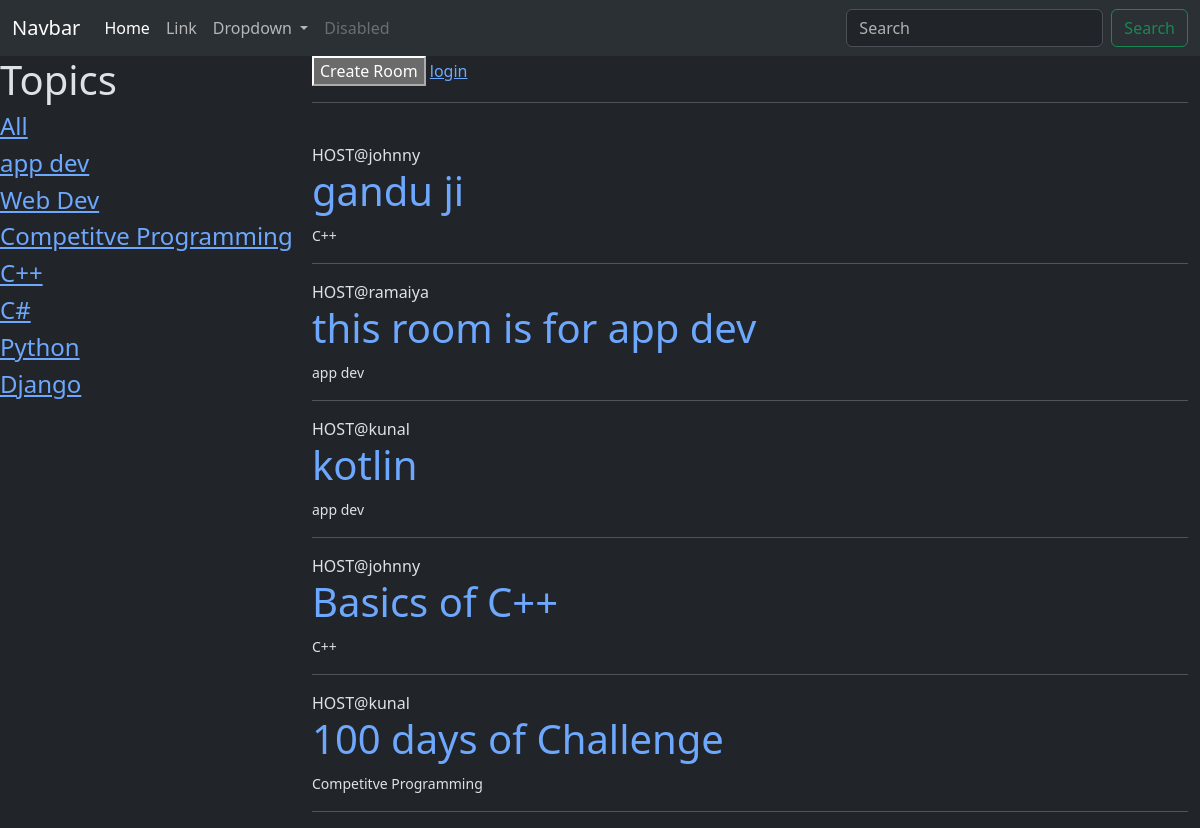
The page / on the database its author committed.
### base/models.py (models this page shows, shortened)
class Topic(models.Model):
    name=models.CharField(max_length=100)
    def __str__(self):
        return self.name

class Room(models.Model):
    topic=models.ForeignKey(Topic,on_delete=models.SET_NULL,null=True)
    name=models.CharField(max_length=100)
    host=models.ForeignKey(User,on_delete=models.SET_NULL,null=True)
    description=models.CharField(max_length=200)
    participant=models.ManyToManyField(User,related_name='participant',blank=True)
    updated=models.DateTimeField(auto_now=True)
    created=models.DateTimeField(auto_now_add=True)
    class Meta:
        ordering=['-updated','-created']

### base/views.py (the view)
# urls.py: path('',views.home,name="home"),
def home(request):
    q=request.GET.get('q') if request.GET.get('q')!=None else ""
    topics=Topic.objects.all()
    rooms=Room.objects.filter(Q(topic__name__icontains=q)|Q(name__icontains=q)|Q(host__username__icontains=q))
    return render(request,'base/index.html',{'rooms':rooms,'topics':topics})

### base/templates/base/index.html (shortened to what this page needs)
{% extends "layout.html" %}
{% block content %}
<div class="home">
<div >
    <h1>Topics</h1> <h4><a href="{% url "home" %}">All</a></h4>
    {% for topic in topics %}
    <h4><a href="{% url "home" %}?q={{topic.name}}">{{topic.name}}</a></h4>
    {% endfor %}
</div>
<div class="container">
<a href="{% url "create-room" %}"><button> Create Room</button></a>
{% if request.user.is_authenticated %}
<a href="{% url "logout" %}">logout</a>
{% else %}
<a href="{% url "login" %}">login</a>
{% endif %}
<hr>
<br>
{% for room in rooms %}
    <span>HOST@{{room.host.username}}</span>
    <br>
    <h1><a href="{% url 'room' room.id %}" style="text-decoration:none;">{{room.name}}</a></h1>
    <small>{{room.topic}}</small>
    <br>
    <hr>
{% endfor %}
</div>
</div>
{% endblock content %}

### templates/layout.html (shortened to what this page needs)
<!DOCTYPE html>
<html lang="en">
<head>
</head>
<body>
    {% include "navbar.html" %}
    {% block content %}
    {% endblock content %}
</body>
</html>

### templates/navbar.html (shortened to what this page needs)
<!DOCTYPE html>
<html lang="en">
<head>
    <link href="https://cdn.jsdelivr.net/npm/bootstrap@5.3.3/dist/css/bootstrap.min.css" rel="stylesheet">
</head>
<body data-bs-theme="dark">
    <nav class="navbar navbar-expand-lg bg-body-tertiary">
        <div class="container-fluid">
          <a class="navbar-brand" href="#">Navbar</a>
          <div class="collapse navbar-collapse" id="navbarSupportedContent">
            <ul class="navbar-nav me-auto mb-2 mb-lg-0">
              <li class="nav-item">
                <a class="nav-link active" aria-current="page" href="#">Home</a>
              </li>
              <li class="nav-item">
                <a class="nav-link" href="#">Link</a>
              </li>
              <li class="nav-item dropdown">
                <a class="nav-link dropdown-toggle" href="#" role="button" data-bs-toggle="dropdown" aria-expanded="false">
                  Dropdown
                </a>
              </li>
              <li class="nav-item">
                <a class="nav-link disabled" aria-disabled="true">Disabled</a>
              </li>
            </ul>
            <form class="d-flex" role="search" method="GET" action="{% url "home" %}">
              <input class="form-control me-2" type="search" placeholder="Search" aria-label="Search" name="q">
              <button class="btn btn-outline-success" type="submit">Search</button>
            </form>
          </div>
        </div>
      </nav>
</body>
</html>

### base/templates/base/index.html (style rules this page uses)
.home { display:grid; grid-template-columns: 1fr 3fr; }

### rows shown on the page
Topic: name "app dev"
Topic: name "Web Dev"
Topic: name "Competitve Programming"
Topic: name "C++"
Topic: name "C#"
Topic: name "Python"
Topic: name "Django"
Room: host.username "johnny", name "gandu ji", topic "C++"
Room: host.username "ramaiya", name "this room is for app dev", topic "app dev"
Room: host.username "kunal", name "kotlin", topic "app dev"
Room: host.username "johnny", name "Basics of C++", topic "C++"
Room: host.username "kunal", name "100 days of Challenge", topic "Competitve Programming"
